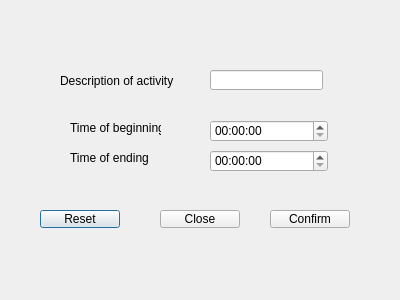
<?xml version="1.0" encoding="UTF-8"?>
<ui version="4.0">
 <class>AddActivity</class>
 <widget class="QDialog" name="AddActivity">
  <property name="geometry">
   <rect>
    <x>0</x>
    <y>0</y>
    <width>400</width>
    <height>300</height>
   </rect>
  </property>
  <property name="windowTitle">
   <string>Dialog</string>
  </property>
  <widget class="QLabel" name="label">
   <property name="geometry">
    <rect>
     <x>60</x>
     <y>70</y>
     <width>131</width>
     <height>21</height>
    </rect>
   </property>
   <property name="text">
    <string>Description of activity</string>
   </property>
  </widget>
  <widget class="QLineEdit" name="inputDescr">
   <property name="geometry">
    <rect>
     <x>210</x>
     <y>70</y>
     <width>113</width>
     <height>20</height>
    </rect>
   </property>
  </widget>
  <widget class="QLabel" name="label_2">
   <property name="geometry">
    <rect>
     <x>70</x>
     <y>120</y>
     <width>91</width>
     <height>16</height>
    </rect>
   </property>
   <property name="text">
    <string>Time of beginning</string>
   </property>
  </widget>
  <widget class="QTimeEdit" name="inputStartTime">
   <property name="geometry">
    <rect>
     <x>210</x>
     <y>120</y>
     <width>118</width>
     <height>22</height>
    </rect>
   </property>
  </widget>
  <widget class="QLabel" name="label_3">
   <property name="geometry">
    <rect>
     <x>70</x>
     <y>150</y>
     <width>91</width>
     <height>16</height>
    </rect>
   </property>
   <property name="text">
    <string>Time of ending</string>
   </property>
  </widget>
  <widget class="QTimeEdit" name="inputEndTime">
   <property name="geometry">
    <rect>
     <x>210</x>
     <y>150</y>
     <width>118</width>
     <height>22</height>
    </rect>
   </property>
  </widget>
  <widget class="QPushButton" name="pushButton">
   <property name="geometry">
    <rect>
     <x>40</x>
     <y>210</y>
     <width>80</width>
     <height>18</height>
    </rect>
   </property>
   <property name="text">
    <string>Reset</string>
   </property>
  </widget>
  <widget class="QPushButton" name="pushButton_2">
   <property name="geometry">
    <rect>
     <x>160</x>
     <y>210</y>
     <width>80</width>
     <height>18</height>
    </rect>
   </property>
   <property name="text">
    <string>Close</string>
   </property>
  </widget>
  <widget class="QPushButton" name="pushButton_3">
   <property name="geometry">
    <rect>
     <x>270</x>
     <y>210</y>
     <width>80</width>
     <height>18</height>
    </rect>
   </property>
   <property name="text">
    <string>Confirm</string>
   </property>
  </widget>
 </widget>
 <resources/>
 <connections/>
</ui>
